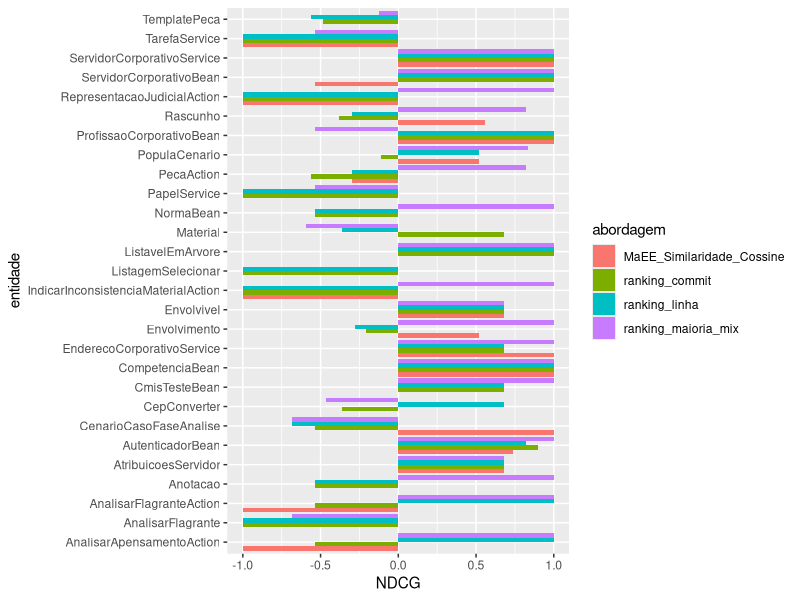
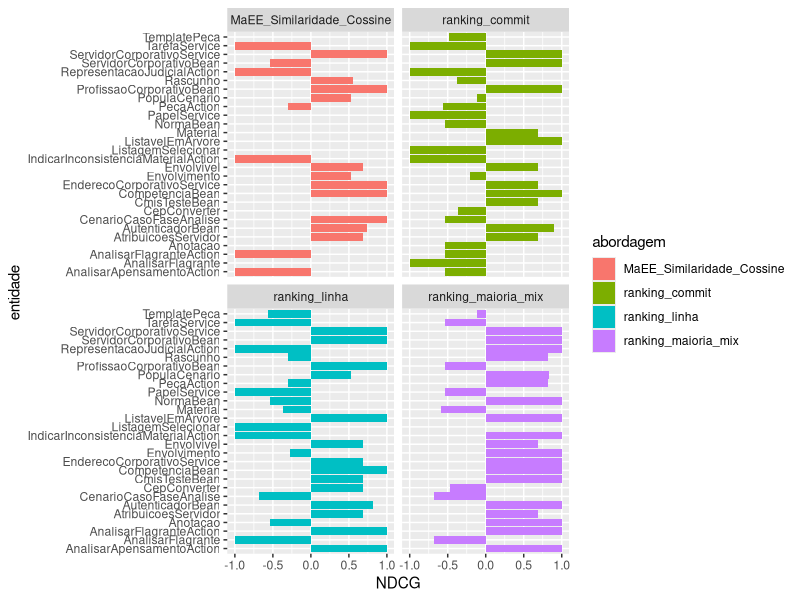
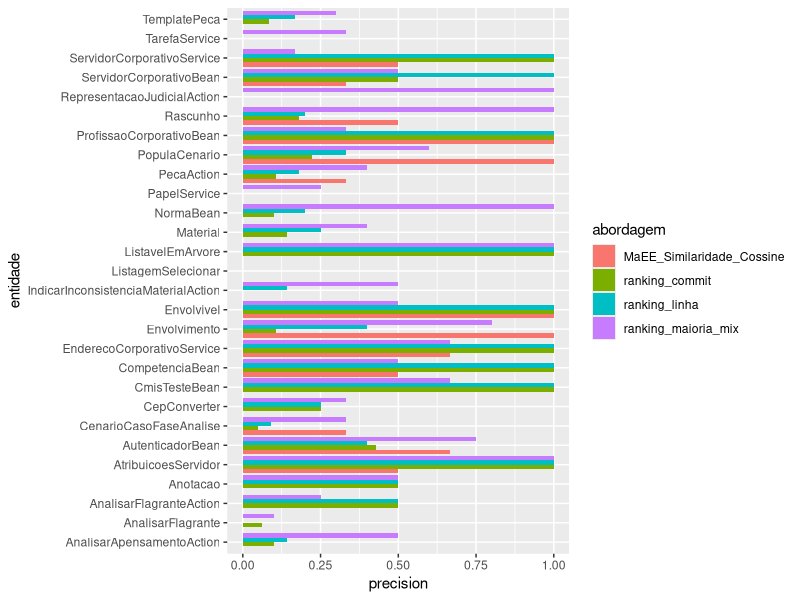
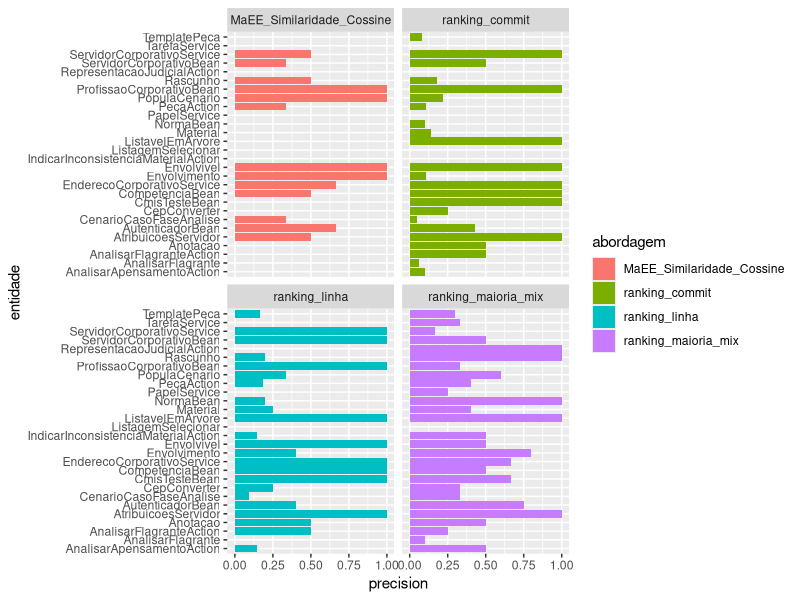
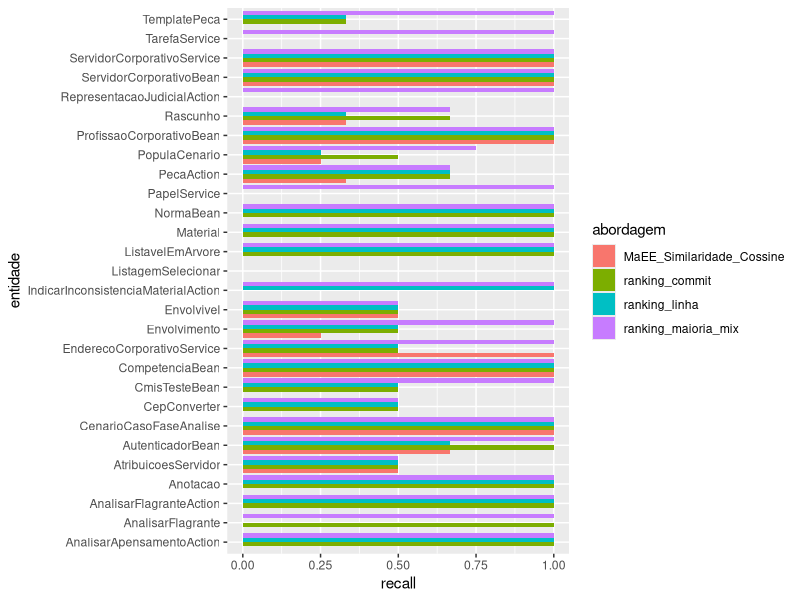
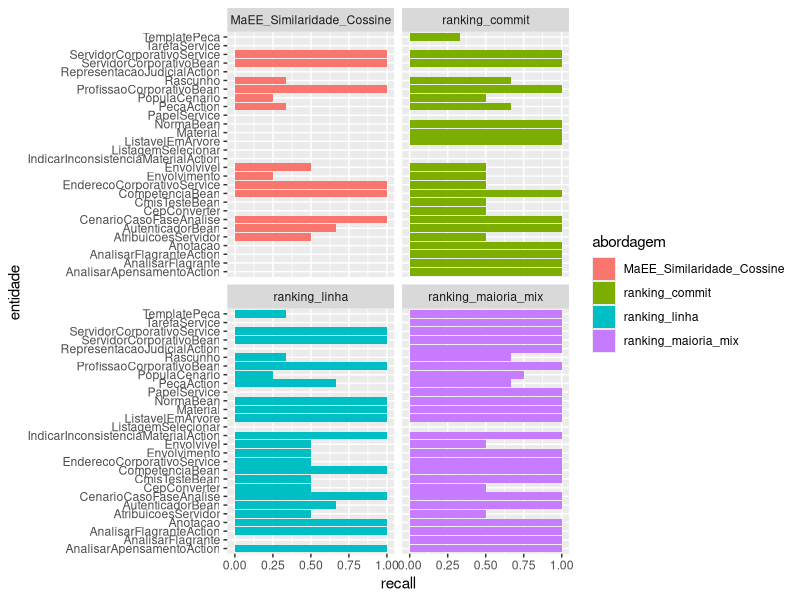
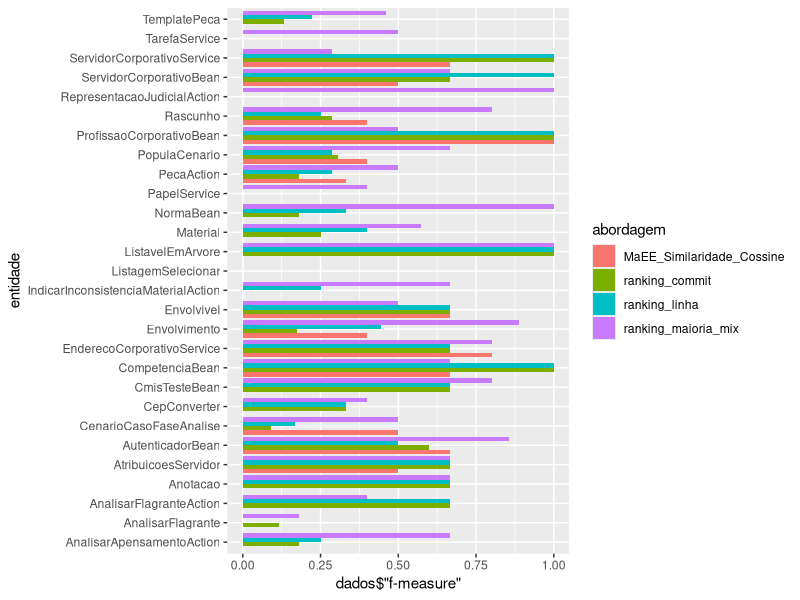
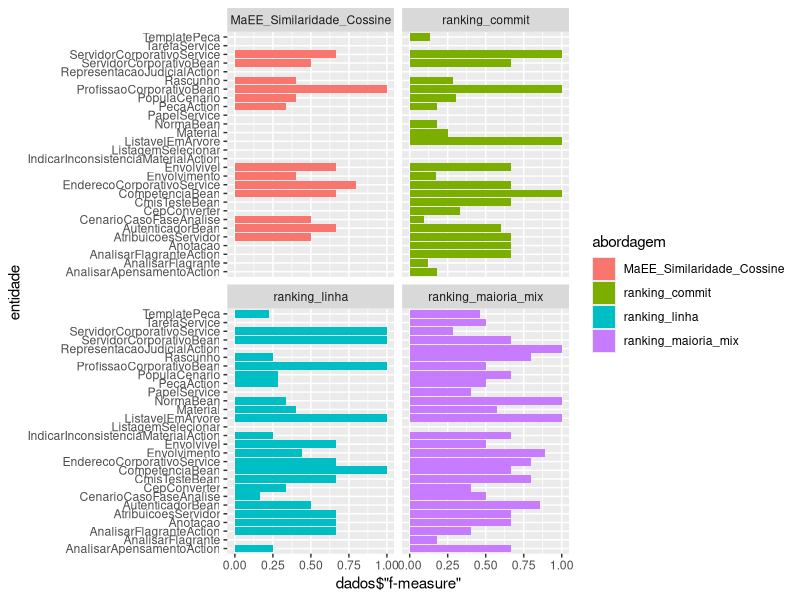

R code for these plots, in order:
require(ggplot2)

setwd("/home/erickson/mestrado/analises-consenso-especialistas")

dados = read.csv("acuracia_por_classe.csv",header=F,sep="|")
colnames(dados) = c("abordagem", "entidade", "precision", "recall", "f-measure", "NDCG")

png("ndcg.png", width = 800, height = 800)
ggplot(dados, aes(x = entidade, y = NDCG, fill = abordagem)) + 
  geom_bar(position = "dodge", stat = "identity") + coord_flip()
dev.off()

png("ndcg_abordagem.png", width = 800, height = 800)
ggplot(dados, aes(x = entidade, y = NDCG, fill = abordagem)) +
  geom_bar(stat = "identity") + coord_flip() + facet_wrap(~ abordagem)
dev.off()

png("precision.png", width = 800, height = 800)
ggplot(dados, aes(x = entidade, y = precision, fill = abordagem)) + 
  geom_bar(position = "dodge", stat = "identity") + coord_flip()
dev.off()

png("precision_abordagem.png", width = 800, height = 800)
ggplot(dados, aes(x = entidade, y = precision, fill = abordagem)) +
  geom_bar(stat = "identity") + coord_flip() + facet_wrap(~ abordagem)
dev.off()

png("recall.png", width = 800, height = 800)
ggplot(dados, aes(x = entidade, y = recall, fill = abordagem)) + 
  geom_bar(position = "dodge", stat = "identity") + coord_flip()
dev.off()

png("recall_abordagem.png", width = 800, height = 800)
ggplot(dados, aes(x = entidade, y = recall, fill = abordagem)) +
  geom_bar(stat = "identity") + coord_flip() + facet_wrap(~ abordagem)
dev.off()

png("f-measure.png", width = 800, height = 800)
ggplot(dados, aes(x = entidade, y = dados$"f-measure", fill = abordagem)) + 
  geom_bar(position = "dodge", stat = "identity") + coord_flip()
dev.off()

png("f-measure_abordagem.png", width = 800, height = 800)
ggplot(dados, aes(x = entidade, y = dados$"f-measure", fill = abordagem)) +
  geom_bar(stat = "identity") + coord_flip() + facet_wrap(~ abordagem)
dev.off()